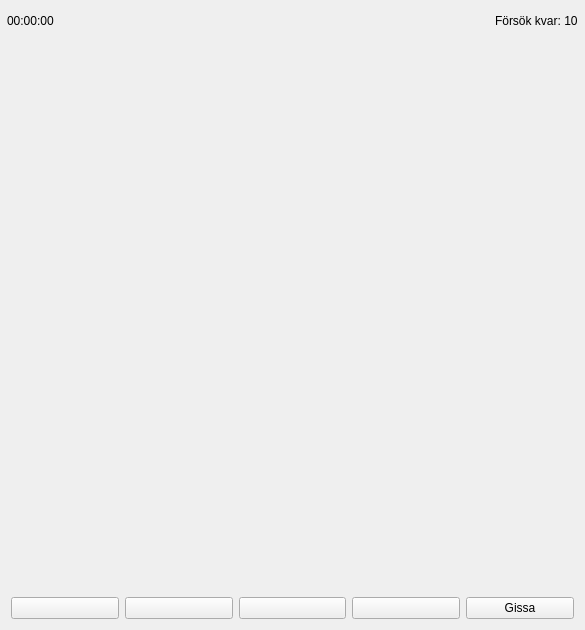
<?xml version="1.0" encoding="UTF-8"?>
<ui version="4.0">
 <class>MainWindow</class>
 <widget class="QMainWindow" name="MainWindow">
  <property name="geometry">
   <rect>
    <x>0</x>
    <y>0</y>
    <width>585</width>
    <height>630</height>
   </rect>
  </property>
  <property name="minimumSize">
   <size>
    <width>0</width>
    <height>0</height>
   </size>
  </property>
  <property name="maximumSize">
   <size>
    <width>585</width>
    <height>630</height>
   </size>
  </property>
  <property name="windowTitle">
   <string/>
  </property>
  <property name="accessibleName">
   <string>MainWindow</string>
  </property>
  <widget class="QWidget" name="centralWidget">
   <property name="accessibleName">
    <string>MainWindow</string>
   </property>
   <property name="styleSheet">
    <string notr="true"/>
   </property>
   <layout class="QGridLayout" name="gridLayout">
    <property name="leftMargin">
     <number>0</number>
    </property>
    <property name="topMargin">
     <number>0</number>
    </property>
    <property name="rightMargin">
     <number>0</number>
    </property>
    <property name="bottomMargin">
     <number>0</number>
    </property>
    <property name="spacing">
     <number>0</number>
    </property>
    <item row="0" column="0">
     <layout class="QVBoxLayout" name="MainLayout" stretch="0,0">
      <item>
       <widget class="QFrame" name="HeaderFrame">
        <property name="accessibleName">
         <string>Header</string>
        </property>
        <property name="styleSheet">
         <string notr="true"/>
        </property>
        <layout class="QHBoxLayout" name="InfoBarHLayout">
         <property name="leftMargin">
          <number>7</number>
         </property>
         <property name="rightMargin">
          <number>7</number>
         </property>
         <item>
          <widget class="QLabel" name="TimeElapsed">
           <property name="text">
            <string>00:00:00</string>
           </property>
          </widget>
         </item>
         <item>
          <spacer name="horizontalSpacer">
           <property name="orientation">
            <enum>Qt::Horizontal</enum>
           </property>
           <property name="sizeHint" stdset="0">
            <size>
             <width>40</width>
             <height>20</height>
            </size>
           </property>
          </spacer>
         </item>
         <item>
          <widget class="QLabel" name="Attempts">
           <property name="text">
            <string>Försök kvar: 10</string>
           </property>
          </widget>
         </item>
        </layout>
       </widget>
      </item>
      <item>
       <layout class="QVBoxLayout" name="GameVLayout" stretch="0,0">
        <item>
         <layout class="QVBoxLayout" name="AttemptHistoryVLayout">
          <property name="spacing">
           <number>5</number>
          </property>
          <property name="sizeConstraint">
           <enum>QLayout::SetMaximumSize</enum>
          </property>
          <property name="leftMargin">
           <number>30</number>
          </property>
          <property name="rightMargin">
           <number>30</number>
          </property>
          <item>
           <spacer name="VSpacer">
            <property name="orientation">
             <enum>Qt::Vertical</enum>
            </property>
            <property name="sizeHint" stdset="0">
             <size>
              <width>20</width>
              <height>40</height>
             </size>
            </property>
           </spacer>
          </item>
         </layout>
        </item>
        <item>
         <widget class="QFrame" name="AttemptFrame">
          <property name="accessibleName">
           <string>AttemptFrame</string>
          </property>
          <layout class="QHBoxLayout" name="AttemptHlayout" stretch="1,1,1,1,1">
           <item>
            <widget class="QPushButton" name="ColorBox1">
             <property name="accessibleName">
              <string>ColorBox</string>
             </property>
             <property name="text">
              <string/>
             </property>
            </widget>
           </item>
           <item>
            <widget class="QPushButton" name="ColorBox2">
             <property name="accessibleName">
              <string>ColorBox</string>
             </property>
             <property name="text">
              <string/>
             </property>
            </widget>
           </item>
           <item>
            <widget class="QPushButton" name="ColorBox3">
             <property name="accessibleName">
              <string>ColorBox</string>
             </property>
             <property name="text">
              <string/>
             </property>
            </widget>
           </item>
           <item>
            <widget class="QPushButton" name="ColorBox4">
             <property name="accessibleName">
              <string>ColorBox</string>
             </property>
             <property name="text">
              <string/>
             </property>
            </widget>
           </item>
           <item>
            <widget class="QPushButton" name="ColorBoxFinished">
             <property name="sizePolicy">
              <sizepolicy hsizetype="Preferred" vsizetype="Fixed">
               <horstretch>0</horstretch>
               <verstretch>0</verstretch>
              </sizepolicy>
             </property>
             <property name="accessibleName">
              <string>ColorBoxFinished</string>
             </property>
             <property name="text">
              <string>Gissa</string>
             </property>
            </widget>
           </item>
          </layout>
         </widget>
        </item>
       </layout>
      </item>
     </layout>
    </item>
   </layout>
  </widget>
 </widget>
 <layoutdefault spacing="6" margin="11"/>
 <resources/>
 <connections/>
</ui>
